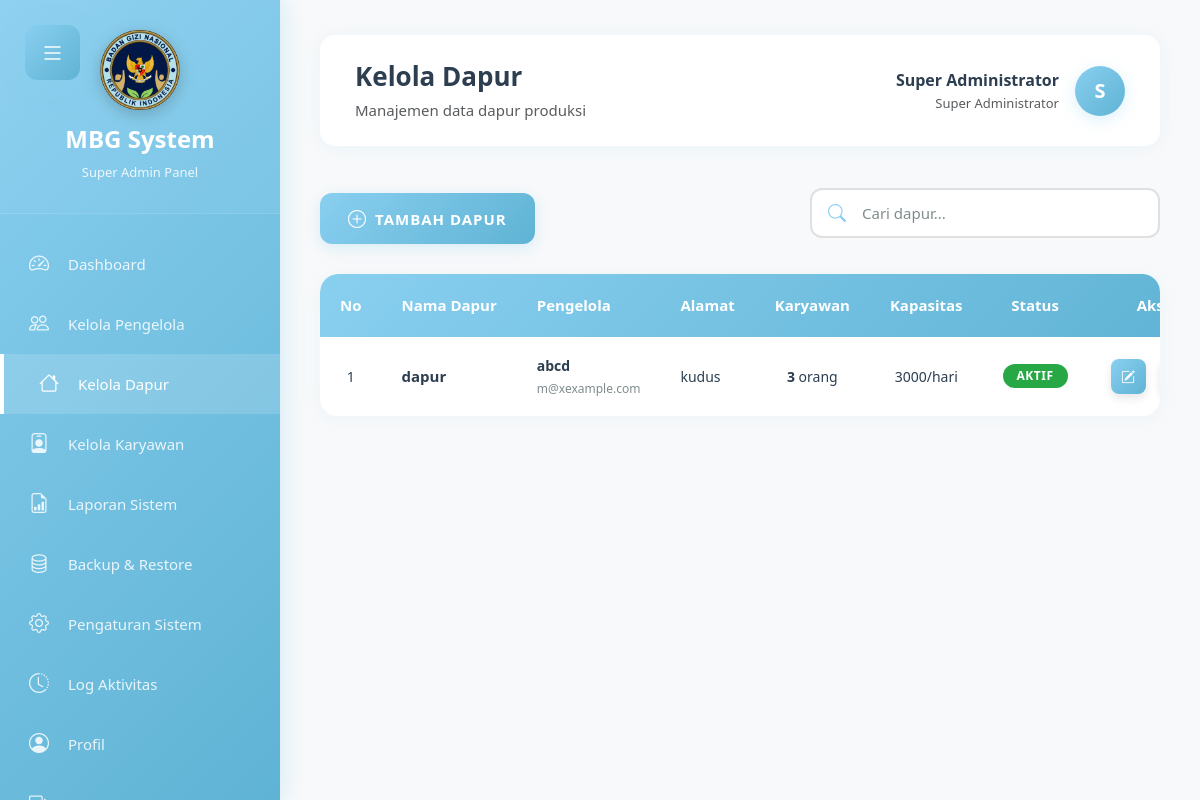
/admin/dapur.php (signed in), run on the app's committed database.
### tables this page shows
CREATE TABLE `tbl_dapur` (
  `id_dapur` int(11) NOT NULL,
  `id_pengelola` int(11) NOT NULL,
  `nama_dapur` varchar(100) NOT NULL,
  `alamat` text NOT NULL,
  `kapasitas_produksi` int(11) DEFAULT NULL,
  `jumlah_karyawan` int(11) DEFAULT 0,
  `status` enum('aktif','nonaktif','maintenance') DEFAULT 'aktif',
  `created_at` timestamp NOT NULL DEFAULT current_timestamp(),
  `updated_at` timestamp NOT NULL DEFAULT current_timestamp() ON UPDATE current_timestamp()
);

CREATE TABLE `tbl_pengelola_dapur` (
  `id_pengelola` int(11) NOT NULL,
  `id_role` int(11) DEFAULT 2,
  `nama` varchar(100) NOT NULL,
  `no_telepon` varchar(20) DEFAULT NULL,
  `email` varchar(100) NOT NULL,
  `password` varchar(255) NOT NULL,
  `foto_profil` varchar(255) DEFAULT NULL,
  `status` enum('aktif','nonaktif') DEFAULT 'aktif',
  `verification_code` varchar(6) DEFAULT NULL,
  `verification_expires_at` datetime DEFAULT NULL,
  `is_verified` tinyint(1) DEFAULT 0,
  `created_at` timestamp NOT NULL DEFAULT current_timestamp(),
  `updated_at` timestamp NOT NULL DEFAULT current_timestamp() ON UPDATE current_timestamp()
);

### admin/dapur.php (the view, shortened to what this page needs)
<?php
require_once '../koneksi.php';
$query_dapur = "SELECT d.*, p.nama as nama_pengelola, p.email as email_pengelola,
                (SELECT COUNT(*) FROM tbl_karyawan WHERE id_dapur = d.id_dapur AND status = 'aktif') as jumlah_karyawan
                FROM tbl_dapur d
                LEFT JOIN tbl_pengelola_dapur p ON d.id_pengelola = p.id_pengelola
                ORDER BY d.created_at DESC";
$result_dapur = mysqli_query($conn, $query_dapur);
?>
<!DOCTYPE html>
<html lang="id">
<head>
    <link href="https://cdn.jsdelivr.net/npm/bootstrap@5.3.0/dist/css/bootstrap.min.css" rel="stylesheet">
    <link rel="stylesheet" href="https://cdn.jsdelivr.net/npm/bootstrap-icons@1.11.0/font/bootstrap-icons.css">
    <link rel="stylesheet" href="../assets/css/style.css">
    <link rel="stylesheet" href="../assets/css/admin-dashboard.css">
    <link rel="stylesheet" href="../assets/css/dapur.css">
</head>
<body>
    <button class="mobile-menu-toggle" id="mobileMenuToggle">
        <i class="bi bi-list"></i>
    </button>
    <div class="sidebar" id="sidebar">
        <div class="sidebar-header">
            <div class="sidebar-logo">
                <img src="../assets/img/logo.png" alt="MBG Logo" class="logo-image">
            </div>
            <h4>MBG System</h4>
            <small>Super Admin Panel</small>
        </div>
        <div class="sidebar-menu">
            <a href="dashboard.php">
                <i class="bi bi-speedometer2"></i>
                <span>Dashboard</span>
            </a>
            <a href="pengelola.php">
                <i class="bi bi-people"></i>
                <span>Kelola Pengelola</span>
            </a>
            <a href="dapur.php" class="active">
                <i class="bi bi-house"></i>
                <span>Kelola Dapur</span>
            </a>
            <a href="karyawan.php">
                <i class="bi bi-person-badge"></i>
                <span>Kelola Karyawan</span>
            </a>
            <a href="laporan-sistem.php">
                <i class="bi bi-file-earmark-bar-graph"></i>
                <span>Laporan Sistem</span>
            </a>
            <a href="backup.php">
                <i class="bi bi-database"></i>
                <span>Backup & Restore</span>
            </a>
            <a href="settings.php">
                <i class="bi bi-gear"></i>
                <span>Pengaturan Sistem</span>
            </a>
            <a href="log-aktivitas.php">
                <i class="bi bi-clock-history"></i>
                <span>Log Aktivitas</span>
            </a>
            <a href="profil.php">
                <i class="bi bi-person-circle"></i>
                <span>Profil</span>
            </a>
            <a href="../logout.php" onclick="return confirm('Yakin ingin logout?')">
                <i class="bi bi-box-arrow-right"></i>
                <span>Logout</span>
            </a>
        </div>
    </div>
    <div class="main-content">
        <div class="top-navbar">
            <div>
                <h4 class="mb-0">Kelola Dapur</h4>
                <small class="text-muted">Manajemen data dapur produksi</small>
            </div>
            <div class="user-profile">
                <a href="profil.php" class="text-decoration-none text-dark d-flex align-items-center">
                    <div class="text-end me-3">
                        <div class="fw-bold"><?= $_SESSION['user_name'] ?></div>
                        <small class="text-muted">Super Administrator</small>
                    </div>
                    <div class="user-avatar">
                        <?= strtoupper(substr($_SESSION['user_name'], 0, 1)) ?>
                    </div>
                </a>
            </div>
        </div>
        <div class="action-bar">
            <button class="btn btn-primary" data-bs-toggle="modal" data-bs-target="#modalTambah">
                <i class="bi bi-plus-circle"></i>
                Tambah Dapur
            </button>
            <div class="search-box">
                <i class="bi bi-search"></i>
                <input type="text" id="searchInput" placeholder="Cari dapur...">
            </div>
        </div>
        <div class="table-container">
            <div class="table-wrapper">
                <table class="table-dapur" id="dapurTable">
                    <thead>
                        <tr>
                            <th style="width: 5%;">No</th>
                            <th style="width: 20%;">Nama Dapur</th>
                            <th style="width: 18%;">Pengelola</th>
                            <th style="width: 25%;">Alamat</th>
                            <th style="width: 10%;" class="text-center">Karyawan</th>
                            <th style="width: 10%;" class="text-center">Kapasitas</th>
                            <th style="width: 10%;" class="text-center">Status</th>
                            <th style="width: 15%;" class="text-center">Aksi</th>
                        </tr>
                    </thead>
                    <tbody id="dapurTableBody">
                        <?php
                        $no = 1;
                        mysqli_data_seek($result_dapur, 0);
                        while ($dapur = mysqli_fetch_assoc($result_dapur)):
                        ?>
                        <tr class="dapur-row" data-name="<?= strtolower($dapur['nama_dapur']) ?>">
                            <td class="text-center"><?= $no++ ?></td>
                            <td>
                                <div class="dapur-name"><?= $dapur['nama_dapur'] ?></div>
                            </td>
                            <td>
                                <div class="pengelola-info">
                                    <span class="pengelola-name"><?= $dapur['nama_pengelola'] ?? '-' ?></span>
                                    <span class="pengelola-email"><?= $dapur['email_pengelola'] ?? '-' ?></span>
                                </div>
                            </td>
                            <td>
                                <div class="alamat-text"><?= $dapur['alamat'] ?></div>
                            </td>
                            <td class="text-center">
                                <strong><?= $dapur['jumlah_karyawan'] ?></strong> orang
                            </td>
                            <td class="text-center">
                                <?= $dapur['kapasitas_produksi'] ? $dapur['kapasitas_produksi'] . '/hari' : '-' ?>
                            </td>
                            <td class="text-center">
                                <span class="badge badge-<?= $dapur['status'] ?>">
                                    <?= ucfirst($dapur['status']) ?>
                                </span>
                            </td>
                            <td>
                                <div class="action-buttons">
                                    <button type="button" class="btn-action edit"
                                            onclick='editDapur(<?= json_encode($dapur) ?>)'
                                            data-bs-toggle="tooltip" title="Edit">
                                        <i class="bi bi-pencil-square"></i>
                                    </button>
                                </div>
                            </td>
                        </tr>
                        <?php endwhile; ?>
                    </tbody>
                </table>
            </div>
        </div>
    </div>
</body>
</html>

### assets/css/style.css (style rules this page uses)
:root { --baby-blue: #89cff0; --baby-blue-dark: #5fb3d4; --baby-blue-light: #b8e6f7; --white: #ffffff; --text-dark: #2c3e50; --text-light: #7f8c8d; --shadow: rgba(137, 207, 240, 0.3); --gradient: linear-gradient(135deg, #89cff0 0%, #5fb3d4 100%); }
* { margin: 0; padding: 0; box-sizing: border-box; }
body { font-family: "Segoe UI", Tahoma, Geneva, Verdana, sans-serif; background: rgb(202, 202, 202); display: flex; justify-content: center; align-items: center; min-height: 100vh; overflow: hidden; }
.btn-primary { background: var(--gradient); border: none; color: var(--white); font-size: 13px; font-weight: 700; padding: 12px 45px; border-radius: 25px; text-transform: uppercase; letter-spacing: 1px; cursor: pointer; transition: all 0.3s ease; margin-top: 12px; box-shadow: 0 5px 15px var(--shadow); animation: fadeIn 1s ease-out 1s both; }

### assets/css/dapur.css (style rules this page uses)
.action-bar { display: flex; justify-content: space-between; align-items: center; margin-bottom: 30px; gap: 20px; flex-wrap: wrap; }
.action-bar .btn-primary { background: var(--gradient); border: none; color: white; padding: 12px 28px; border-radius: 12px; font-weight: 600; font-size: 15px; box-shadow: 0 4px 15px var(--shadow); transition: all 0.3s ease; display: flex; align-items: center; gap: 8px; }
.action-bar .btn-primary i { font-size: 18px; }
.search-box { position: relative; width: 100%; max-width: 350px; }
.search-box i { position: absolute; left: 18px; top: 50%; transform: translateY(-50%); color: var(--baby-blue); font-size: 18px; }
.search-box input { width: 100%; padding: 12px 20px 12px 50px; border: 2px solid #e0e0e0; border-radius: 12px; font-size: 15px; transition: all 0.3s ease; background: white; }
.search-box input::placeholder { color: var(--text-light); }
.table-container { background: white; border-radius: 18px; overflow: hidden; box-shadow: 0 3px 20px rgba(137, 207, 240, 0.1); border: none !important; }
.table-wrapper { overflow-x: auto; }
.table-dapur { width: 100%; margin: 0; border-collapse: separate; border-spacing: 0; }
.table-dapur thead { background: var(--gradient); color: white; }
.table-dapur thead th { padding: 20px; font-weight: 600; font-size: 15px; text-align: left; border: none; white-space: nowrap; }
.table-dapur thead th:first-child { border-radius: 18px 0 0 0; }
.table-dapur thead th:last-child { border-radius: 0 18px 0 0; }
.table-dapur tbody tr { transition: all 0.3s ease; border-bottom: 1px solid #f0f0f0; }
.table-dapur tbody tr:last-child { border-bottom: none; }
.table-dapur tbody td { padding: 18px 20px; font-size: 14px; color: var(--text-dark); vertical-align: middle; }
.table-dapur .dapur-name { font-weight: 600; color: var(--text-dark); font-size: 15px; }
.table-dapur .pengelola-info { display: flex; flex-direction: column; gap: 4px; }
.table-dapur .pengelola-name { font-weight: 600; color: var(--text-dark); }
.table-dapur .pengelola-email { font-size: 12px; color: var(--text-light); }
.table-dapur .alamat-text { max-width: 300px; line-height: 1.5; }
.table-dapur .text-center { text-align: center; }
.table-dapur .action-buttons { display: flex; gap: 8px; justify-content: center; }
.badge-aktif { background: #28a745 !important; color: white !important; padding: 6px 14px; border-radius: 20px; font-size: 12px; font-weight: 600; text-transform: uppercase; letter-spacing: 0.5px; }
.btn-action { padding: 8px 16px; border: none; border-radius: 8px; font-weight: 600; font-size: 13px; cursor: pointer; transition: all 0.3s ease; display: inline-flex; align-items: center; justify-content: center; gap: 6px; white-space: nowrap; }
.btn-action i { font-size: 14px; }

### data on the page
tbl_dapur: nama_dapur "dapur", id_pengelola.nama "abcd", id_pengelola.email "m@xexample.com", alamat "kudus", jumlah_karyawan "3", kapasitas_produksi "3000", status "AKTIF"

### other printed values
$_SESSION['user_name'] "Super Administrator"
substr($_SESSION['user_name'], 0, 1) "S"
